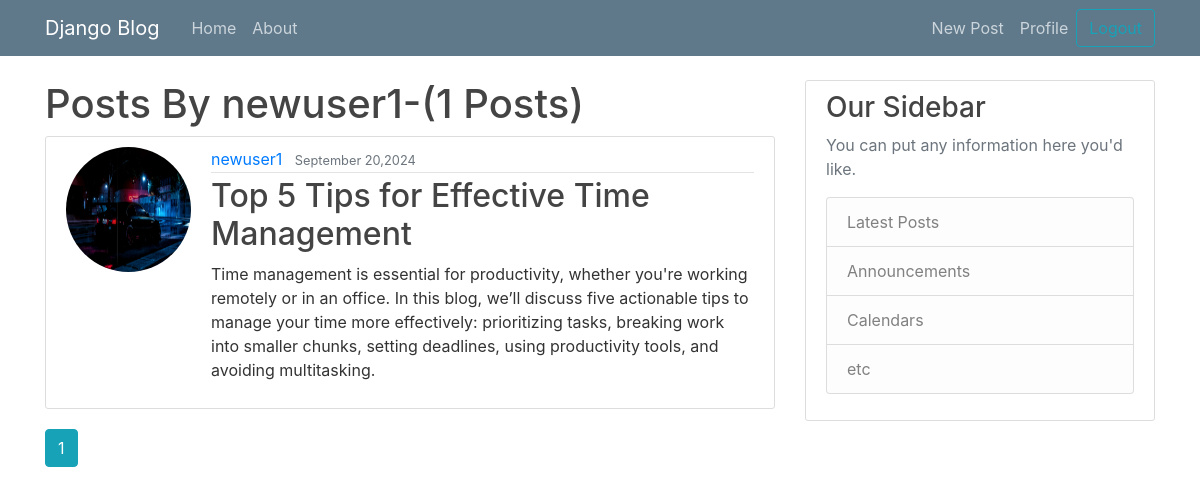
/user/newuser1/, run on the app's committed database.
### blogapp/models.py (models this page shows, shortened)
class Post(models.Model):
    title=models.CharField(max_length=100)
    content=models.TextField()
    date_posted=models.DateTimeField(default=timezone.now) #when the post is created then its time will be saved
    author=models.ForeignKey(User,on_delete=models.CASCADE)

### users/models.py (models this page shows, shortened)
class Profile(models.Model):
    user=models.OneToOneField(User,on_delete=models.CASCADE) #made one to one field because eac user can have only one profile
    image=models.ImageField(blank=True,null=True,upload_to='profile-pics',default='images.jpg')

### blogapp/views.py (the view)
# urls.py: path('user/<str:username>/',views.user_posts,name='user-posts'),
def user_posts(request,username):
    user=get_object_or_404(User,username=username)
    posts=Post.objects.filter(author=user)
    paginator=Paginator(posts,3)
    page_number=request.GET.get('page')
    page_obj=paginator.get_page(page_number)
    return render(request,"blog/user_posts.html",{"page_obj":page_obj,"user":user})

### blogapp/templates/blog/user_posts.html (shortened to what this page needs)
{% extends "layout.html" %}
{% block content %}
<h1>Posts By {{user.username}}-({{page_obj.paginator.count}} Posts)</h1>
    {% for post in page_obj %}
        <article class="media content-section">
          <img class="rounded-circle account-img" src="{{ post.author.profile.image.url }}">
          <div class="media-body">
            <div class="article-metadata">
              <a class="mr-2" href="#">{{ post.author }}</a>
              <small class="text-muted">{{ post.date_posted|date:"F d,Y" }}</small>
            </div>
            <h2><a class="article-title" href="{% url 'blog-detail' post.id %}">{{ post.title }}</a></h2>
            <p class="article-content">{{ post.content }}</p>
          </div>
        </article>
    {% endfor %}
        {% for num in page_obj.paginator.page_range  %}
            {% if page_obj.number == num %}
            <a class="btn btn-info mb-4" href="?page={{ num }}">{{ num }}</a>
            {% elif num > page_obj.number|add:'-3' and num < page_obj.number|add:'3' %}
            <a class="btn btn-outline-info mb-4" href="?page={{ num }}">{{ num }}</a>
            {% endif %}
        {% endfor %}
{% endblock content %}

### static/style.css (style rules this page uses)
body { background: white; color: #333333; margin-top: 5rem; }
h1, h2, h3, h4, h5, h6 { color: #444444; }
.content-section { background: #ffffff; padding: 10px 20px; border: 1px solid #dddddd; border-radius: 3px; margin-bottom: 20px; }
.article-title { color: #444444; }
.article-content { white-space: pre-line; }
.article-metadata { padding-bottom: 1px; margin-bottom: 4px; border-bottom: 1px solid #e3e3e3 }
.account-img { height: 125px; width: 125px; margin-right: 20px; margin-bottom: 16px; }

### data on the page
Post: author.profile.image (picture), author "newuser1", date_posted "September 20,2024", title "Top 5 Tips for Effective Time Management", content "Time management is essential for productivity, whether you're working remotely or in an office. In this blog, we’ll discuss five actionable tips to manage your time more effectively: prioritizing tasks, breaking work into smaller chunks, setting deadlines, using productivity tools, and avoiding multitasking."

### other printed values
{{ user.username }} "newuser1"
{{ page_obj.paginator.count }} "1"
{{ num }} "1"
